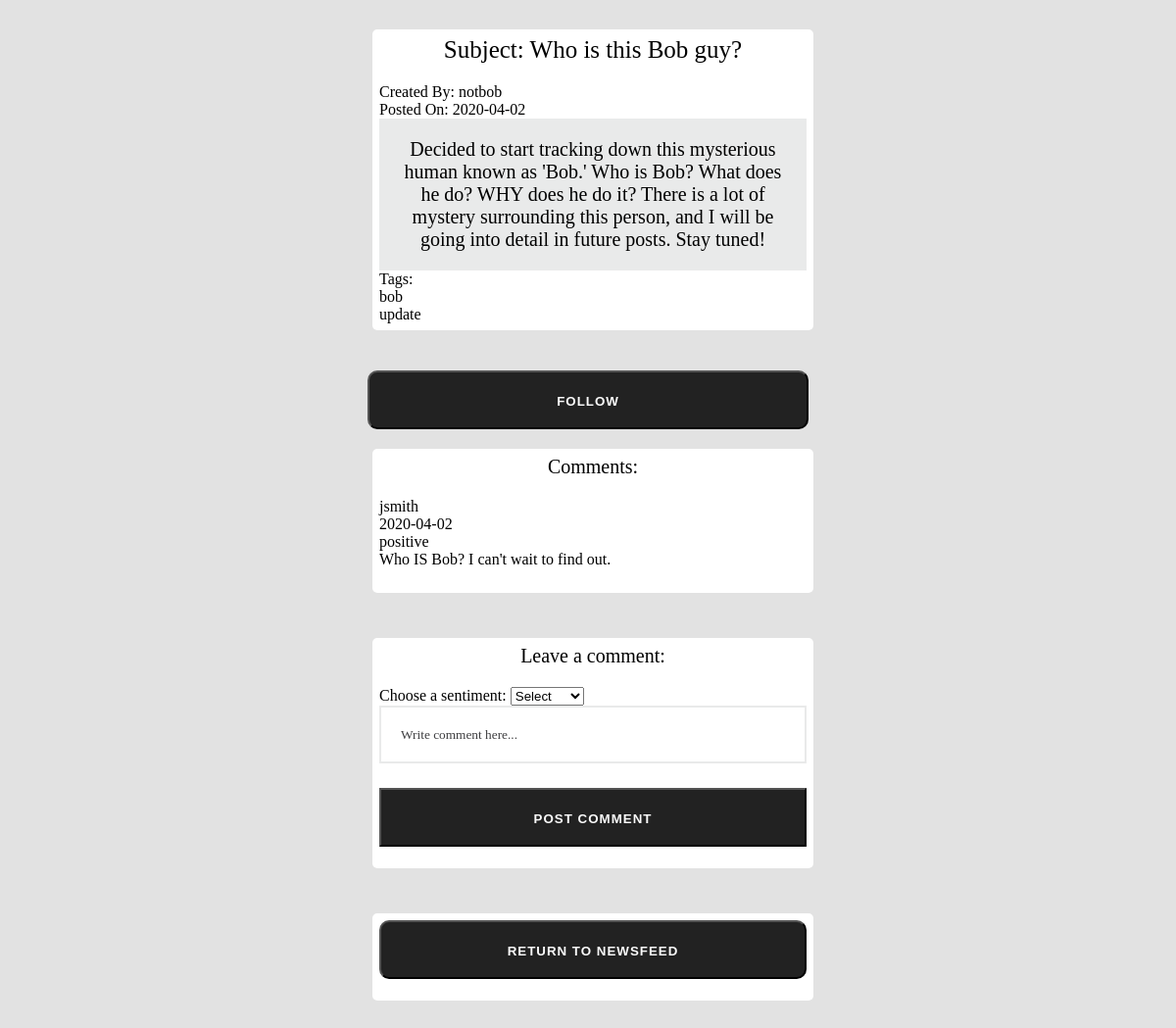
The page /viewBlog.php?blogid=6 on the database its author committed.
### tables this page shows
CREATE TABLE `blogs` (
  `blogid` int(10) unsigned NOT NULL AUTO_INCREMENT,
  `subject` varchar(50) DEFAULT NULL,
  `description` varchar(250) DEFAULT NULL,
  `pdate` date DEFAULT NULL,
  `created_by` varchar(45) DEFAULT NULL,
  PRIMARY KEY (`blogid`),
  KEY `FK1_idx` (`description`),
  KEY `FK1` (`created_by`),
  CONSTRAINT `FK1` FOREIGN KEY (`created_by`) REFERENCES `userinformation` (`username`)
);

CREATE TABLE `blogstags` (
  `blogid` int(10) unsigned NOT NULL,
  `tag` varchar(20) NOT NULL,
  PRIMARY KEY (`blogid`,`tag`),
  CONSTRAINT `blogstags_ibfk_1` FOREIGN KEY (`blogid`) REFERENCES `blogs` 
(`blogid`)
);

CREATE TABLE `comments` (
  `commentid` int(10) NOT NULL AUTO_INCREMENT,
  `sentiment` varchar(20) DEFAULT NULL,
  `description` varchar(250) DEFAULT NULL,
  `cdate` date DEFAULT NULL,
  `blogid` int(10) unsigned DEFAULT NULL,
  `posted_by` varchar(45) DEFAULT NULL,
  PRIMARY KEY (`commentid`),
  KEY `comments_ibfk_1` (`blogid`),
  KEY `comments_ibfk_2` (`posted_by`),
  CONSTRAINT `comments_ibfk_1` FOREIGN KEY (`blogid`) REFERENCES `blogs` 
(`blogid`),
  CONSTRAINT `comments_ibfk_2` FOREIGN KEY (`posted_by`) REFERENCES `userinformation` 
(`username`),
  CONSTRAINT `sentiment_types` CHECK ((`sentiment` in 
(_utf8mb4'negative',_utf8mb4'positive')))
);

### viewBlog.php (the view, shortened to what this page needs)
<!DOCTYPE html>
<html lang="en">
     <head>
        <link rel="stylesheet" href="styles.css">
     </head>
<body>
<div class="wrapper">
<div class="container">
<div class="newslist">
<?php
   $dbuser = "root";
   $dbpass = "";
   $db = mysqli_connect("127.0.0.1", $dbuser, $dbpass, "users");
   $id = $_GET['blogid'];
   $query = "SELECT * FROM blogs WHERE blogid = '$id';";
   $result = mysqli_query($db, $query);
   while($rows=$result->fetch_assoc())
   { ?>
      <div class="blog-title">Subject: <?php echo $rows['subject'];?></div>
      <div>Created By: <?php echo $rows['created_by'];?></div>
      <div>Posted On: <?php echo $rows['pdate'];?></div>
      <div class="blog-content"><?php echo $rows['description'];?></div>
   <?php
   }
   $query = "SELECT * FROM blogstags WHERE blogid = '$id';";
   $result = mysqli_query($db, $query); ?>
   <p>Tags:</p>
   <?php
   while($rows=$result->fetch_assoc())
   { ?>
      <div><?php echo $rows['tag'];?></div>
   <?php
   }
?>
</div>
<br /> <br />
<?php
$query = "SELECT sentiment, description, cdate, posted_by FROM comments WHERE blogid = '$id';";
$result = mysqli_query($db, $query);
?>
<form method="POST" action= "followPage.php">
<input class="btn" type="submit" value="Follow" >
</form>
<div class="newslist">
<p class="blog-sub">Comments:</p> <?php
while($rows=$result->fetch_assoc())
{ ?>
   <div><?php echo $rows['posted_by'];?></div>
   <div><?php echo $rows['cdate'];?></div>
   <div><?php echo $rows['sentiment'];?></div>
   <div><?php echo $rows['description'];?></div>
   <br />
<?php
}
?>
</div>
<br /> <br />
<div class="newslist">
<div class="blog-sub">Leave a comment:</div>
<form method="post" action="insertComment.php">
   <label for="sentiment">Choose a sentiment:</label>
   <select id="sentiment" name="sentiment">
      <option value="dummy">Select</option>
   </select>
   <br />
   <input type ="text" id="commentdes" class="input" name="commentdes" placeholder="Write comment here..." >
   <input type="submit" value="Post comment">
</form>
</div>
<br /> <br />
<div class="newslist">
   <form method="post" action="newsFeed.php">
   <input type="submit" class="btn" id="returnNewsfeedButton" value="Return to Newsfeed">
</form>
</div>
</div>
</body>
</html>

### styles.css (style rules this page uses)
* { margin: 0; padding: 0; user-select: none; box-sizing: border-box; }
body { font-family:'Poppins'; background: #e2e2e2; font-family: Alef; user-select: none; }
.blog-title { text-align: center; font-size: 25px; padding-bottom: 20px; }
.blog-sub { text-align: center; font-size: 20px; padding-bottom: 20px; }
.blog-content { text-align: center; font-size: 20px; padding: 20px; background: #e9eaea; }
.container { width: 450px; margin: 30px auto; }
.input { width: 100%; padding: 20px; box-sizing: border-box; margin-bottom: 25px; border: 2px solid #e9eaea; color: #3e3e40; outline: none; transform: all 0.5s ease; }
.btn { width: 100%; background: #000000; height: 60px; text-align: center; line-height: 60px; text-transform: uppercase; color: #fff; font-weight: bold; letter-spacing: 1px; cursor: pointer; margin-bottom: 15px; border-radius: 10px; }
input[type=submit] { width: 100%; background: #222222; height: 60px; text-align: center; line-height: 60px; text-transform: uppercase; color: rgb(250, 250, 250); font-weight: bold; letter-spacing: 1px; cursor: pointer; margin-bottom: 15px; }
.newslist { align-items: center; background: #fff; padding: 7px; border:5px; margin:5px; width: 100%; box-sizing: border-box; height: auto; border-radius: 5px; }

### rows shown on the page
blogs: subject "Who is this Bob guy?", created_by "notbob", pdate "2020-04-02", description "Decided to start tracking down this mysterious human known as 'Bob.' Who is Bob? What does he do? WHY does he do it? There is a lot of mystery surrounding this person, and I will be going into detail in future posts. Stay tuned!"
blogstags: tag "bob"
blogstags: tag "update"
comments: posted_by "jsmith", cdate "2020-04-02", sentiment "positive", description "Who IS Bob? I can't wait to find out."
